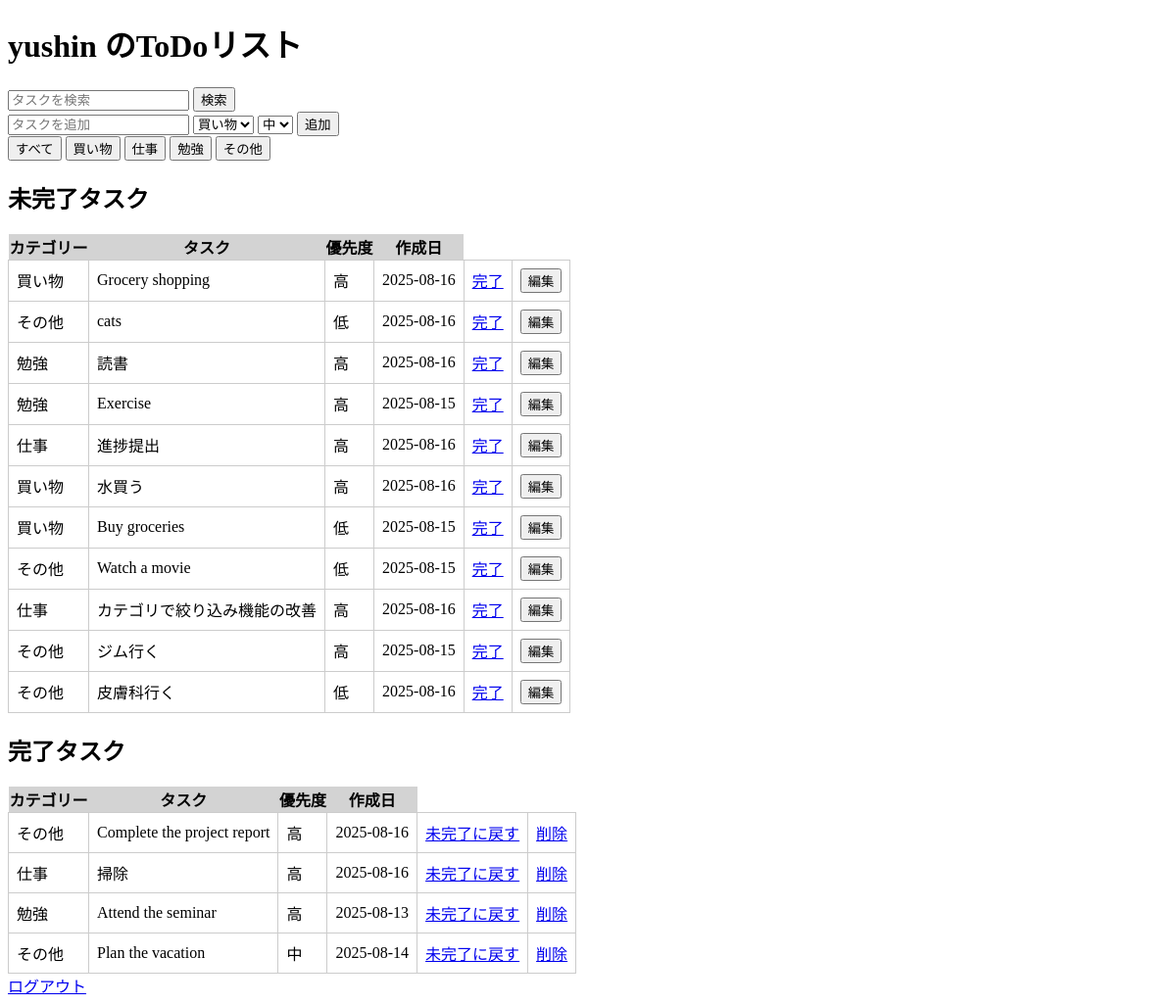
Page / (signed in) on the earlier database version.
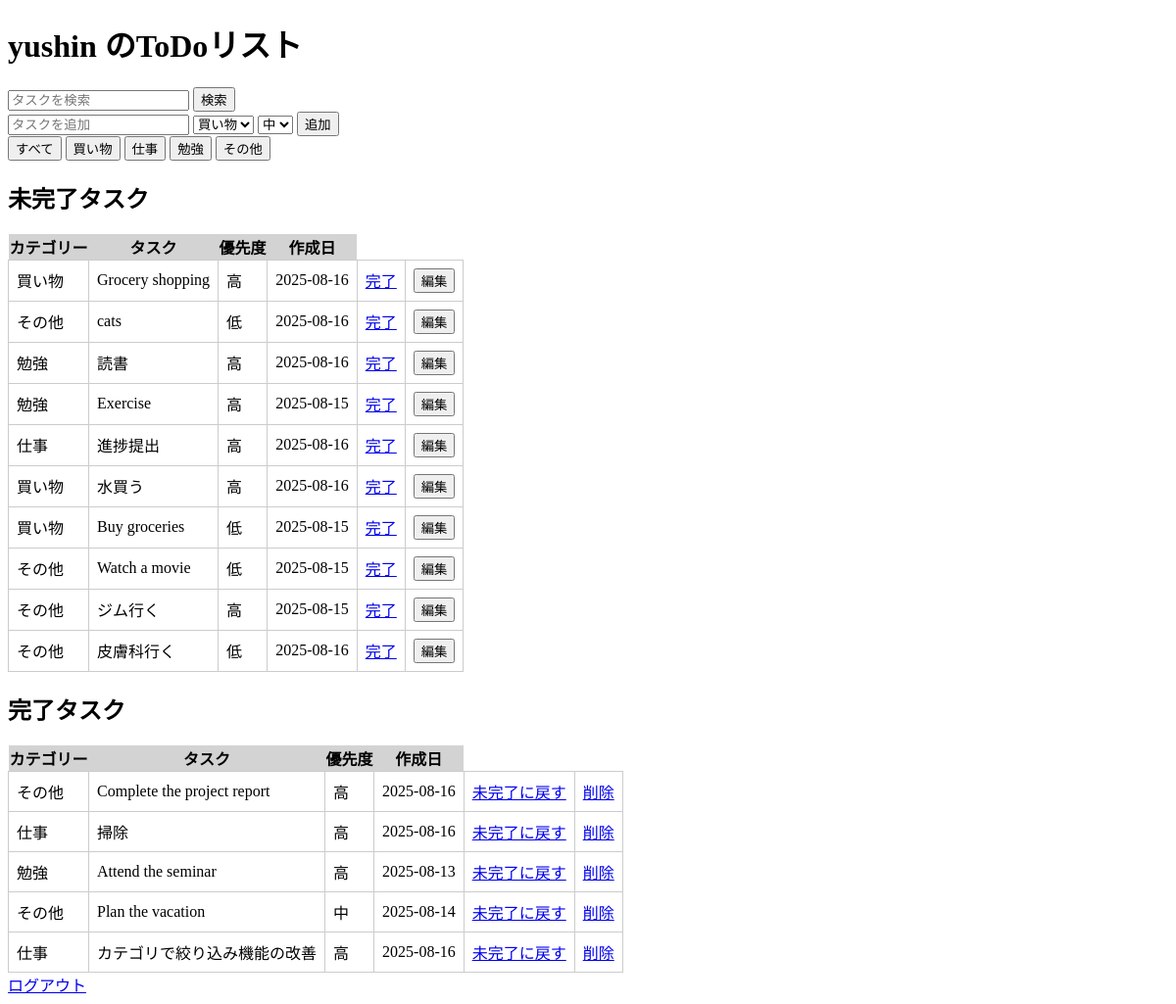
Same page on the later database version.
### tables this page shows
CREATE TABLE users(
                  id INTEGER PRIMARY KEY,
                  username TEXT UNIQUE,
                  password_hash TEXT
              );

CREATE TABLE tasks(
                  id INTEGER PRIMARY KEY AUTOINCREMENT, 
                  user_id INTEGER,
                  task TEXT,
                  is_done INTEGER DEFAULT 0,
                  category TEXT,
                  priority INTEGER,
                  date_created DATE,
                  FOREIGN KEY(user_id) REFERENCES users(id)
                );

### main.py (the view, shortened to what this page needs)
@app.route("/")
@login_required
def index():
    category_filter = request.args.get("category")
    conn = sqlite3.connect(DB_PATH)
    c = conn.cursor()
    if category_filter:
        c.execute("""
                  SELECT id, task, is_done, category, priority, date_created
                  FROM tasks
                  WHERE user_id=? AND category=? AND is_done=0
        """, (current_user.id, category_filter))
    else:
        c.execute("""
            SELECT id, task, is_done, category, priority, date_created
            FROM tasks
            WHERE user_id=? AND is_done=0
        """, (current_user.id,))
    print("カテゴリー：" + str(category_filter))
    active_tasks = c.fetchall()
    if category_filter:
        c.execute("""
                  SELECT id, task, is_done, category, priority, date_created
                  FROM tasks
                  WHERE user_id=? AND category=? AND is_done=1
                  ORDER BY
                CASE priority
                    WHEN "高" THEN 1
                    WHEN "中" THEN 2
                    WHEN "低" THEN 3
                END
        """, (current_user.id, category_filter))
    else:
        c.execute("""
            SELECT id, task, is_done, category, priority, date_created
            FROM tasks
            WHERE user_id=? AND is_done=1
            ORDER BY
            CASE priority
                WHEN "高" THEN 1
                WHEN "中" THEN 2
                WHEN "低" THEN 3
            END
        """, (current_user.id,))
    completed_tasks = c.fetchall()
    search_result = []
    search_query = request.args.get("q", "")
    search_result = c.fetchall()
    conn.close()
    return render_template("index.html", active_tasks=active_tasks, completed_tasks=completed_tasks,
                           search_result=search_result, username=current_user.username)

### main.py (called while the page is built)
@login_manager.user_loader
def load_user(user_id):
    conn = sqlite3.connect(DB_PATH)
    c = conn.cursor()
    c.execute("SELECT id, username, password_hash FROM users WHERE id=?", (user_id,))
    row = c.fetchone()
    if row:
        return User(*row)
    return None

### templates/index.html (shortened to what this page needs)
<!DOCTYPE html>
<html>
<head>
    <link rel="stylesheet" href="{{ url_for('static', filename='css/style.css') }}">
</head>
<body>
    <h1>{{ username }} のToDoリスト</h1>
    <div>
        <form action="/" method="GET">
            <input type="text" name="q" placeholder="タスクを検索" value="{{ request.args.get('q', '') }}">
            <button type="submit">検索</button>
        </form>
    </div>
    <form action="/add" method="POST">
        <input type="text" name="task" placeholder="タスクを追加" required>
        <select name="category">
            <option value="買い物">買い物</option>
        </select>
        <select name="priority">
            <option value="2" selected>中</option>
        </select>
        <button type="submit">追加</button>
    </form>
    <div id="categoryFilter">
        <button class="filter-btn" data-category="all">すべて</button>
        <button class="filter-btn" data-category="買い物">買い物</button>
        <button class="filter-btn" data-category="仕事">仕事</button>
        <button class="filter-btn" data-category="勉強">勉強</button>
        <button class="filter-btn" data-category="その他">その他</button>
    </div>
    <h2>未完了タスク</h2>
    <table id="todoTable">
        <thead>
            <tr class="sortable">
                <th data-sort="category">カテゴリー</th>
                <th data-sort="task">タスク</th>
                <th data-sort="priority">優先度</th>
                <th data-sort="created">作成日</th>
            </tr>
        </thead>
        <tbody>
            {% for task in active_tasks %}
            <tr id="task-{{ task[0] }}"
                class="task-item"
                data-id="{{ task[0] }}"
                data-task="{{ task[1] }}"
                data-category="{{ task[3] }}"
                data-priority="{{ task[4] }}"
                data-created="{{ task[5] }}">
                <td class="category">{{ task[3] }}</td>
                <td class="task">{{ task[1] }}</td>
                <td class="priority">
                    {% if task[4] == 1 %}高
                    {% elif task[4] == 2 %}中
                    {% else %}低
                    {% endif %}
                </td>
                <td class="date_created">{{ task[5] }}</td>
                <td><a href="/toggle/{{ task[0] }}">完了</a></td>
                <td><button class="edit-btn">編集</button></td>
            </tr>
            {% else %}
            <tr>
                <td colspan="6">未完了タスクはありません。</td>
            </tr>
            {% endfor %}
        </tbody>
    </table>
    <h2>完了タスク</h2>
    <table id="todoTable">
        <thead>
            <tr class="sortable">
                <th data-type="string">カテゴリー</th>
                <th data-type="string">タスク</th>
                <th data-type="number">優先度</th>
                <th data-type="date">作成日</th>
            </tr>
        </thead>
        <tbody>
            {% for task in completed_tasks %}
            <tr class="task-item" data-category="{{ task[3] }}" data-priority="{{ task[4] }}"
                data-created="{{ task[5] }}">
                <td>{{ task[3] }}</td>
                <td>{{ task[1] }}</td>
                <td>
                    {% if task[4] == 1 %}高
                    {% elif task[4] == 2 %}中
                    {% else %}低
                    {% endif %}
                </td>
                <td>{{ task[5] }}</td>
                <td><a href="/toggle/{{ task[0] }}">未完了に戻す</a></td>
                <td><a href="/delete/{{ task[0] }}">削除</a></td>
            </tr>
            {% else %}
            <tr>
                <td colspan="6">完了タスクはありません。</td>
            </tr>
            {% endfor %}
        </tbody>
    </table>
    <a href="/logout">ログアウト</a>
</body>
</html>

### static/css/style.css (style rules this page uses)
table { border-collapse: collapse; }
#todotable th, td { border: 1px solid #ccc; padding: 8px; text-align: left; }
.sortable th { cursor: pointer; background-color: lightgrey; }

Differences in the rows shown:
changed tasks "カテゴリで絞り込み機能の改善": moves from the list under "未完了タスク" to the list under "完了タスク"
